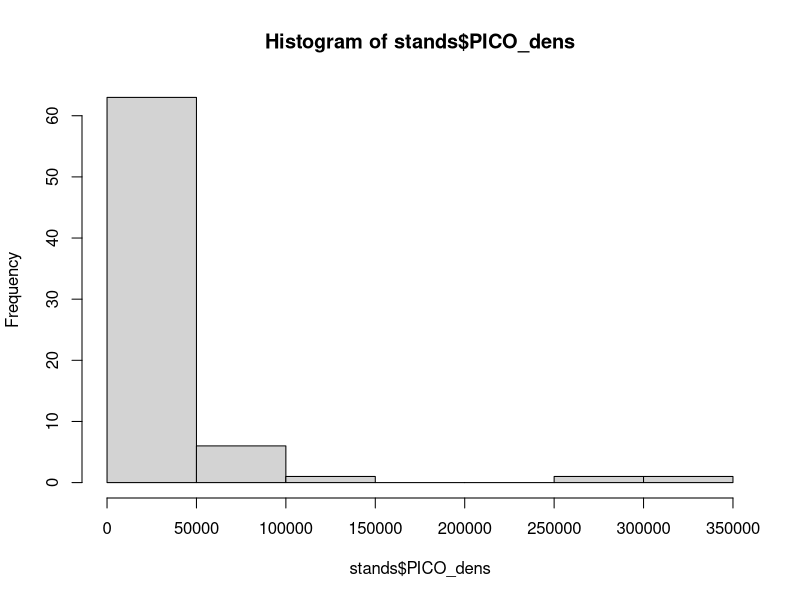

Reproduce this figure in R. (Note: this script raises an error after producing the figure.)
#####
#
## Finding densities
#NOTES:
#So this approach was fairly helpful for densities, but I don't think its particularly useful to take the actual tree characteristics for plots of corresponding densities because of the issue with not DF ages around 50 or 100 years.
###So the alternative approach is to choose our stands and then grow the trees to 100 years and harvest that data for tree sizes.  
#####
####
### read in data

stands=read.csv("YNP 2012 Extensive Data Summary_2.csv",header=T,sep=";",dec=".",na.strings="." )
trees=read.csv("Tree Measurements YNP2012_4Aug2015.csv",header=T,sep=",",dec=".",na.strings=".")
summary(stands)
stands$SiteAbbrev[stands$Site.Full.Name=="84 blowdown"]
stands$SiteAbbrev=as.character(stands$SiteAbbrev)
stands$SiteAbbrev=tolower(stands$SiteAbbrev)
stands$SiteAbbrev=as.factor(stands$SiteAbbrev)

trees$Site.Abbrev[trees$Full.Site.Name=="84 Blowdown"]
trees$Site.Abbrev=as.character(trees$Site.Abbrev)
trees$Site.Abbrev=tolower(trees$Site.Abbrev)
trees$Site.Abbrev[trees$Full.Site.Name=="84 Blowdown"]="x84blowdn"
trees$Site.Abbrev=as.factor(trees$Site.Abbrev)

###Investigate the densities for stands that are and are not serotinous for 20 year old LP
summary(stands)
hist(stands$PICO_dens)
summary(trees)
trees$Tree.Height..m.=ifelse(trees$Tree.Height..m.==15,5,trees$Tree.Height..m.)

summary(test)  ###
####Reading the 1999 data in 
stands99=read.csv("YNP 1999 Extensive Data Summary.csv",header=T,sep=";",dec=".",na.strings="." )
summary(stands99)
stands99$SiteAbbrev[stands99$Site.Full.Name=="84 blowdown"]
stands99$SiteAbbrev=as.character(stands99$SiteAbbrev)
stands99$SiteAbbrev=tolower(stands99$SiteAbbrev)
stands99$SiteAbbrev=as.factor(stands99$SiteAbbrev)
merged=merge(stands,stands99, by="SiteAbbrev")
summary(merged)
#####################
###Looking at the 1999 data to find stands that are not serotinous to get density.  
test=subset(merged,Elevation.x<2377)
test2=subset(merged, Elevation.x>2377&PICO_dens.x<1000)  ###looking at median density for stands that do not have serotinous cones
summary(test)
summary(test2)
test2 #Idetnified southeast arm from the remaining plots as a stand which is pure lodgepole that is close to 600 stems per ha. Set the density value to 600.  
test3=subset(test,PICO_dens.x<47000&PICO_dens.x>43,0000) #By looking at densities in 1999 I found the mean was 760000 trees per ha which the closest one to that is Gneiss creek south at 72000 per ha.  So Bam. used it. 
test3
###Need to pull this site from the weird 1999 data. 
###
#Investigating serotinous stands
test3=subset(merged, serotinous2>=1)  ###looking at median density for stands that do not have serotinous cones

summary(test3)# Here the median density is 8116 stems per ha. the median ANPP is 1.104 The best stand here is Firehole meadows North 
test3$minus=test3$PICO_dens.y-8116.5

######################################
####Now Douglas_fir 10 
donato=read.csv("FVS_df_tree_data2.csv", header=T,sep=",",dec=".",na.strings=".")
summary(donato)
######looking at plots that had only Douglas-fir to start with: This didn't work very well, the median density was only 200 stems per ha.
donato$df=ifelse(donato$Species=="DF", 0,1)
donato.agg=aggregate( df~ Stand_ID, data = donato, sum)
donato.agg2=subset(donato.agg, df==0)
donato.agg2
donato.df=subset(donato, Stand_ID=="cache_creek_4"|Stand_ID=="cache_creek_5"|Stand_ID=="elk_creek_3"|Stand_ID=="hoo_doo_5"|Stand_ID=="jones_creek_5"|Stand_ID=="jones_creek_7"|Stand_ID=="jones_creek_8")
summary(donato.df)
donatodf.agg=aggregate( Tree_Count~ Stand_ID, data = donato.df, sum)
summary(donatodf.agg)
d
###alternatively, we only look at the Douglas-fir within all stands, even if other species were present in those plots. Here we get a median density of 556 stems per ha. Much more reasonable.  
donato2=subset(donato, Species=="DF")
summary(donato2)
donato2.agg=aggregate( Tree_Count~ Stand_ID, data = donato2, sum)
summary(donato2.agg)
donatoall.agg=aggregate( Tree_Count~ Stand_ID, data = donato, sum)
summary(donatoall.agg)
donato2.agg$minus=donato2.agg$Tree_Count

donato3=subset(donato2, Stand_ID=="hoo_doo_4")
summary(donato3)
###convert from standard to metric
donato3$DBH=donato3$DBH*2.54
donato3$Ht=donato3$Ht*0.3048
donato3.10=subset(donato3, Age<15)
summary(donato3.10)
str(donato3.10)
write.csv(donato3.10, "D:/PHD 2013-2018/fire modelling/iland/model/stand level/the model/material/tree init/df_10.csv")





